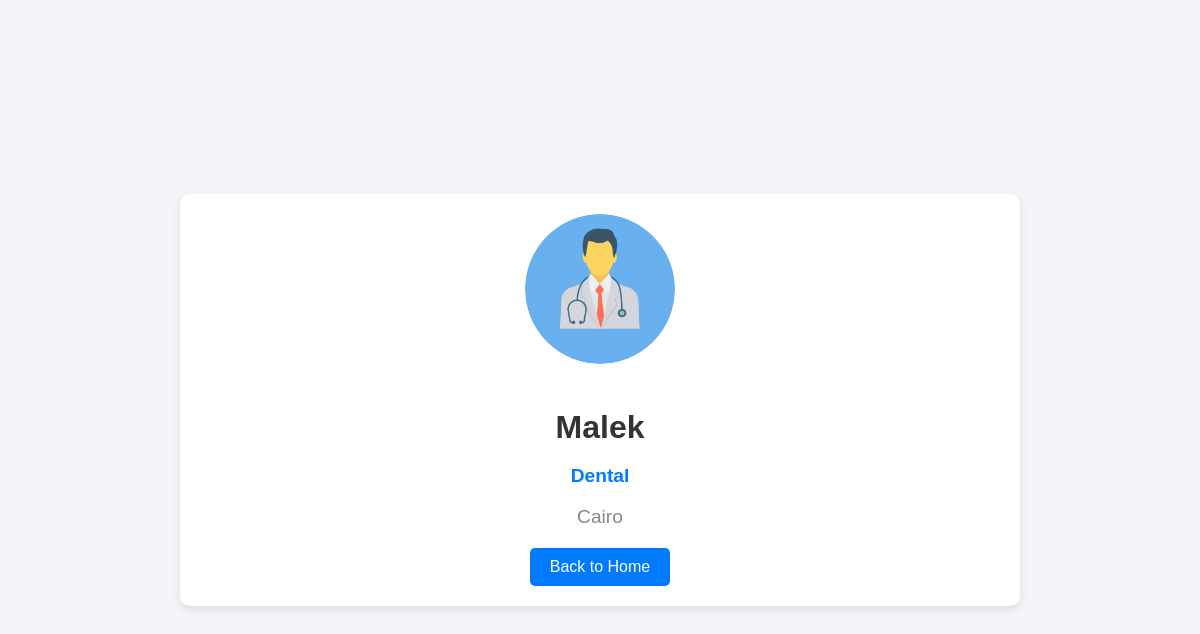
Page /doctor/1/ on the committed database.
### HospitalSystem/models.py (models this page shows, shortened)
class Doctor(models.Model):
    name = models.CharField(max_length=100)
    specialty = models.CharField(max_length=100)
    location = models.CharField(max_length=100)
    image = models.ImageField(upload_to='doctor_images/', null=True, blank=True)

### HospitalSystem/views.py (the view)
# urls.py: path('doctor/<int:id>/', views.doctor_detail, name='doctord'),
def doctor_detail(request, id):
    doctor = get_object_or_404(Doctor, id=id)
    return render(request, r'HospitalSystem/doctor_detail.html', {'doctor': doctor})

### HospitalSystem/templates/HospitalSystem/doctor_detail.html (shortened to what this page needs)
<!DOCTYPE html>
<html lang="en">
<head>
</head>
<body>
    <div class="doctor-card">
        <img src="{{ doctor.image.url }}" alt="{{ doctor.name }}">
        <h1>{{ doctor.name }}</h1>
        <p class="specialty">{{ doctor.specialty }}</p>
        <p class="location">{{ doctor.location }}</p>
        <a href="{% url 'index' %}" class="back-button">Back to Home</a>
    </div>
</body>
</html>

### HospitalSystem/templates/HospitalSystem/doctor_detail.html (style rules this page uses)
body { font-family: Arial, sans-serif; background-color: #f4f4f9; margin: 0; padding: 0; display: flex; justify-content: center; align-items: center; min-height: 100vh; }
.doctor-card { background-color: #fff; border-radius: 10px; box-shadow: 0 4px 8px rgba(0, 0, 0, 0.1); overflow: hidden; width: 90%; max-width: 800px; margin: 20px; padding: 20px; text-align: center; }
.doctor-card img { width: 150px; height: 150px; border-radius: 50%; object-fit: cover; margin-bottom: 20px; }
.doctor-card h1 { font-size: 2rem; color: #333; margin-bottom: 10px; }
.doctor-card p { font-size: 1.2rem; color: #555; margin-bottom: 10px; }
.doctor-card .specialty { font-weight: bold; color: #007bff; margin-bottom: 10px; }
.doctor-card .location { color: #888; margin-bottom: 20px; }
.back-button { display: inline-block; padding: 10px 20px; font-size: 1rem; color: white; background-color: #007bff; border: none; border-radius: 5px; text-decoration: none; cursor: pointer; }

### rows in the picture
Doctor: image (picture), name "Malek", specialty "Dental", location "Cairo"
